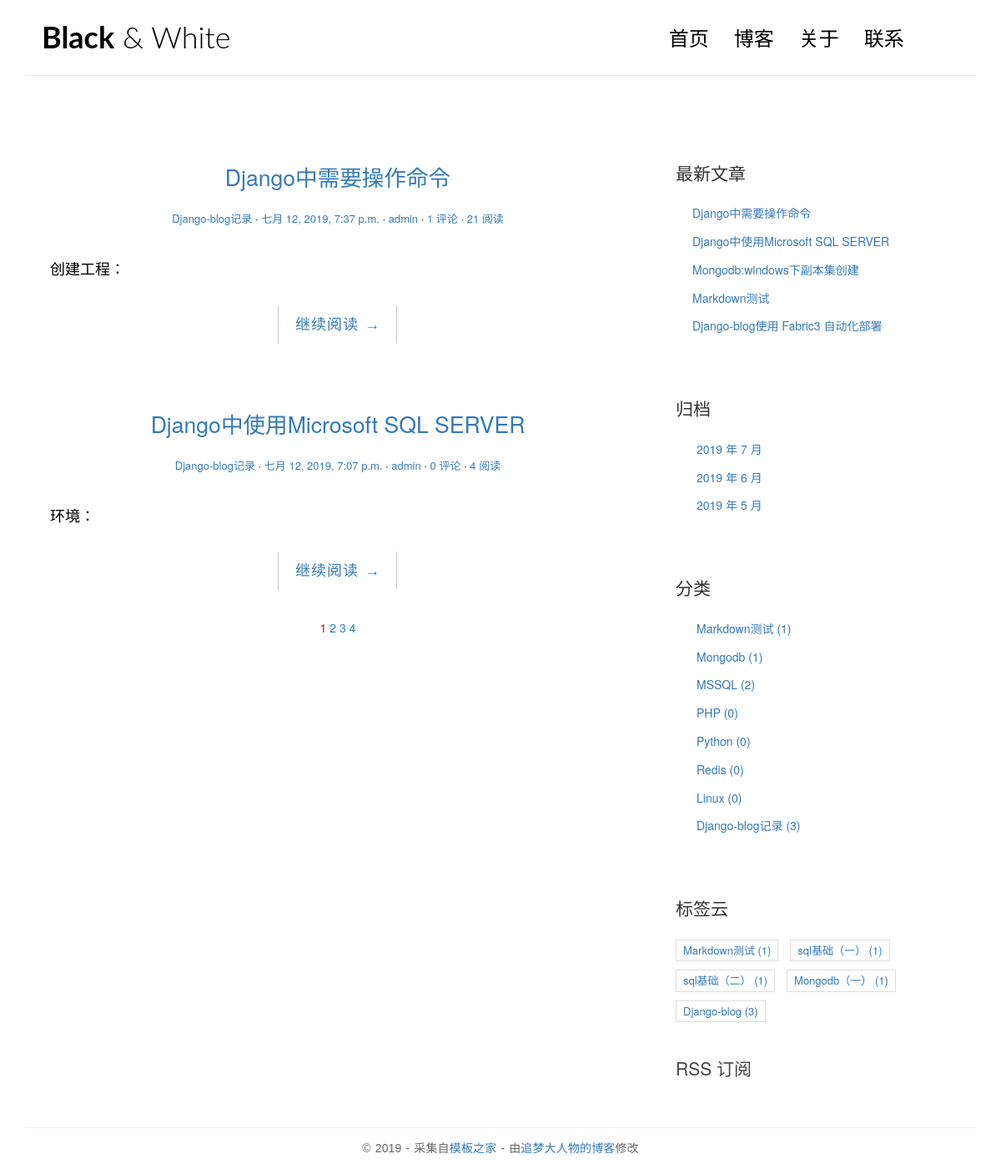
The page / on the database its author committed.
### blog/models.py (models this page shows, shortened)
class Post(models.Model):
	title=models.CharField(max_length=70)
	body=models.TextField()
	created_time=models.DateTimeField()
	modified_time=models.DateTimeField()
	excerpt=models.CharField(max_length=200,blank=True)
	category=models.ForeignKey(Category)
	tags=models.ManyToManyField(Tag,blank=True)
	author=models.ForeignKey(User)
	views = models.PositiveIntegerField(default=0)
	def get_absolute_url(self):
		return reverse('blog:detail', kwargs={'pk': self.pk})
	class Meta:
		ordering = ['-created_time']

class Category(models.Model):
	name=models.CharField(max_length=100)

class Tag(models.Model):
	name=models.CharField(max_length=100)

### blog/views.py (the view)
# urls.py: url(r'^$', views.IndexView.as_view(), name='index'),
class IndexView(ListView):
	model = Post
	template_name = 'blog/index.html'
	context_object_name = 'post_list'
	paginate_by = 2
	def get_context_data(self, **kwargs):
		context = super().get_context_data(**kwargs)
		paginator = context.get('paginator')
		page = context.get('page_obj')
		is_paginated = context.get('is_paginated')
		pagination_data = self.pagination_data(paginator, page, is_paginated)
		context.update(pagination_data)
		return context
	def pagination_data(self, paginator, page, is_paginated):
		if not is_paginated:
			return {}
		left = []
		right = []
		left_has_more = False
		right_has_more = False
		first = False
		last = False
		page_number = page.number
		total_pages = paginator.num_pages
		page_range = paginator.page_range
		left = page_range[(page_number - 3) if (page_number - 3) > 0 else 0:
						(page_number - 1) if (page_number - 1) > 0 else 0]
		right = page_range[page_number:page_number + 2]
		if right:
			if right[-1] < total_pages:
				last = True
			if right[-1] < total_pages - 1:
				right_has_more = True
		if left:
			if left[0] > 1:
				first = True
			if left[0] > 2:
				left_has_more = True
		data = {'left': left,
	 			'right': right,
				'left_has_more': left_has_more,
				'right_has_more': right_has_more,
				'first': first,
				'last': last,}
		return data

### blog/templatetags/blog_tags.py (called while the page is built)
@register.simple_tag
def get_recent_posts(num=5):
	return Post.objects.all().order_by('-created_time')[:num]

@register.simple_tag
def archives():
	return Post.objects.dates('created_time','month',order='DESC')

@register.simple_tag
def get_categories():
	return Category.objects.all

@register.filter
def get_excerpt(excerpt,body):
	if not excerpt:
		new_excerpt = markdown.markdown(body[:10],extensions=['extra', 'codehilite', 'toc'])
		return new_excerpt
	else:
		return excerpt

@register.simple_tag
def get_tags():
	return Tag.objects.all

### templates/blog/index.html (shortened to what this page needs)
{% extends 'base.html' %}
{% load blog_tags %}
		{% block main %}
            {% for post in post_list %}
                <article class="post post-{{ post.pk }}">
                    <header class="entry-header">
                        <h1 class="entry-title">
                            <a href="{{ post.get_absolute_url }}">{{ post.title }}</a>
                        </h1>
                        <div class="entry-meta">
                            <span class="post-category"><a href="#">{{ post.category.name }}</a></span>
                            <span class="post-date"><a href="#"><time class="entry-date"
                                                                      datetime="{{ post.created_time }}">{{ post.created_time }}</time></a></span>
                            <span class="post-author"><a href="#">{{ post.author }}</a></span>
                            <span class="comments-link"><a href="#">{{ post.comment_set.count }} 评论</a></span>
                            <span class="views-count"><a href="#">{{ post.views }} 阅读</a></span>
                        </div>
                    </header>
                    <div class="entry-content clearfix">
                        <p>{{ post.excerpt | get_excerpt:post.body|safe }}</p>
                        <div class="read-more cl-effect-14">
                            <a href="{{ post.get_absolute_url }}" class="more-link">继续阅读 <span class="meta-nav">→</span></a>
                        </div>
                    </div>
                </article>
			{% empty %}
			<div class="no-post">暂时还没有发布的文章！</div>
			{% endfor %}
    {% if is_paginated %}
    <div class="text-center">
    <div class="pagination">
      <a class="current-page" href="?page={{ page_obj.number }}" style="color: red">{{ page_obj.number }}</a>
      {% if right %}
        {% for i in right %}
            <a href="?page={{ i }}">{{ i }}</a>
        {% endfor %}
      {% endif %}
      {% if last %}
        <a href="?page={{ paginator.num_pages }}">{{ paginator.num_pages }}</a>
      {% endif %}
    </div>
    </div>
    {% endif %}
        {% endblock main %}

### templates/base.html (shortened to what this page needs)
{% load staticfiles %}
{% load blog_tags %}
<!DOCTYPE html>
<html>
<head>
    <link rel="stylesheet" href="http://code.ionicframework.com/ionicons/2.0.1/css/ionicons.min.css">
    <link rel="stylesheet" href="{% static 'blog/css/pace.css' %}">
    <link rel="stylesheet" href="{% static 'blog/css/custom.css' %}">
    <link rel="stylesheet" href="{% static 'blog/css/highlights/github.css' %}">
     <link href="https://cdn.bootcss.com/bootstrap/3.3.7/css/bootstrap.min.css" rel="stylesheet">
</head>
<body>
<div class="container">
    <header id="site-header">
        <div class="row">
            <div class="col-md-4 col-sm-5 col-xs-8">
                <div class="logo">
                    <h1><a href="{% url 'blog:index' %}"><b>Black</b> &amp; White</a></h1>
                </div>
            </div>
            <div class="col-md-8 col-sm-7 col-xs-4">
                <nav class="main-nav" role="navigation">
                    <div class="collapse navbar-collapse" id="bs-example-navbar-collapse-1">
                        <ul class="nav navbar-nav navbar-right">
                            <li class="cl-effect-11"><a href="{% url 'blog:index' %}" data-hover="首页">首页</a></li>
                            <li class="cl-effect-11"><a href="full-width.html" data-hover="博客">博客</a></li>
                            <li class="cl-effect-11"><a href="about.html" data-hover="关于">关于</a></li>
                            <li class="cl-effect-11"><a href="contact.html" data-hover="联系">联系</a></li>
                        </ul>
                    </div>
                </nav>
            </div>
        </div>
    </header>
</div>
<div class="content-body">
    <div class="container">
        <div class="row">
            <main class="col-md-8">
            {% block main %}
            {% endblock main %}
            </main>
            <aside class="col-md-4">
             <div class="widget widget-recent-posts">
                    <h3 class="widget-title">最新文章</h3>
                    {% get_recent_posts as recent_post_list %}
                    <ul>
                        {% for post in recent_post_list %}
                        <li>
                            <a href="{{ post.get_absolute_url }}">{{ post.title }}</a>
                        </li>
                        {% empty %}
                        暂无文章！
                        {% endfor %}
                    </ul>
                </div>
                <div class="widget widget-archives">
                    <h3 class="widget-title">归档</h3>
                    {% archives as date_list %}
                    <ul>
                        {% for date in date_list %}
                        <li>
                            <a href="{% url 'blog:archives' date.year date.month %}">
                            {{ date.year }} 年 {{ date.month }} 月</a>
                        </li>
                        {% empty %}
                        暂无归档！
                        {% endfor %}
                    </ul>
                </div>
                <div class="widget widget-category">
                    <h3 class="widget-title">分类</h3>
                    {% get_categories as category_list %}
                    <ul>
                        {% for category in category_list %}
                        <li>
                            <a href="{% url 'blog:category' category.pk %}">{{ category.name }} <span class="post-count">({{ category.post_set.count }})</span></a>
                        </li>
                        {% empty %}
                        暂无分类！
                        {% endfor %}
                    </ul>
                </div>
<div class="widget widget-tag-cloud">
 <h3 class="widget-title">标签云</h3>
  {% get_tags as tag_list %}
  <ul>
    {% for tag in tag_list %}
    <li>
      <a href="{% url 'blog:tag' tag.pk %}">{{ tag.name }} ({{ tag.post_set.count }})</a>
    </li>
    {% empty %}
    暂无标签！
    {% endfor %}
  </ul>
</div>
                <div class="rss">
                    <a href=""> RSS 订阅</a>
                </div>
            </aside>
        </div>
    </div>
</div>
<footer id="site-footer">
    <div class="container">
        <div class="row">
            <div class="col-md-12">
                <p class="copyright">&copy 2019 - 采集自<a href="http://www.cssmoban.com/"
                                                        target="_blank" title="模板之家">模板之家</a>
                    - 由<a href="http://zmrenwu.com/" title="网页模板" target="_blank">追梦大人物的博客</a>修改
                </p>
            </div>
        </div>
    </div>
</footer>
</body>
</html>

### blog/static/blog/css/custom.css (style rules this page uses)
* { outline: none; }
h1, h2, h3, h4, h5, h6 { margin-top: 0; }
b { font-weight: 400; }
a { color: #333; }
body { color: #444; font-family: 'Lato', sans-serif; }
p { font-family: 'Ubuntu', sans-serif; font-weight: 400; word-spacing: 1px; letter-spacing: 0.01em; }
#site-header { background-color: #FFF; padding: 25px 20px; margin-bottom: 40px; border-bottom: 1px solid #e7e7e7; }
.logo h1 a { color: #000; }
.logo h1 { margin: 0; font-family: 'Lato', sans-serif; font-weight: 300; }
.main-nav { margin-top: 11px; max-width: 95%; }
.main-nav a { color: #000000 !important; padding: 0 0 5px 0 !important; margin-right: 30px; font-family: 'Lato', sans-serif; font-weight: 300; font-size: 24px; }
.cl-effect-11 a { padding: 10px 0; color: #0972b4; text-shadow: none; }
.cl-effect-11 a::before { position: absolute; top: 0; left: 0; overflow: hidden; padding: 0 0 5px 0 !important; max-width: 0; border-bottom: 1px solid #000; color: #000; content: attr(data-hover); white-space: nowrap; -webkit-transition: max-width 0.5s; -moz-transition: max-width 0.5s; transition: max-width 0.5s; }
.content-body { padding-bottom: 4em; }
.post { background: #fff; padding: 30px 30px 0; }
.entry-title { text-align: center; font-size: 1.9em; margin-bottom: 20px; line-height: 1.6; padding: 10px 20px 0; }
.entry-meta { text-align: center; color: #DDDDDD; font-size: 13px; margin-bottom: 30px; }
.entry-content { font-size: 18px; line-height: 1.9; font-weight: 300; color: #000; }
.post-category::after, .post-date::after, .post-author::after, .comments-link::after { content: ' ·'; color: #000; }
.read-more { font-family: 'Ubuntu', sans-serif; font-weight: 400; word-spacing: 1px; letter-spacing: 0.01em; text-align: center; margin-top: 20px; }
.cl-effect-14 a { padding: 0 20px; height: 45px; line-height: 45px; position: relative; display: inline-block; margin: 15px 25px; letter-spacing: 1px; font-weight: 400; text-shadow: 0 0 1px rgba(255, 255, 255, 0.3); }
.cl-effect-14 a::before, .cl-effect-14 a::after { position: absolute; width: 45px; height: 1px; background: #C3C3C3; content: ''; -webkit-transition: all 0.3s; -moz-transition: all 0.3s; transition: all 0.3s; pointer-events: none; }
.cl-effect-14 a::before { top: 0; left: 0; -webkit-transform: rotate(90deg); -moz-transform: rotate(90deg); transform: rotate(90deg); -webkit-transform-origin: 0 0; -moz-transform-origin: 0 0; transform-origin: 0 0; }
.cl-effect-14 a::after { right: 0; bottom: 0; -webkit-transform: rotate(90deg); -moz-transform: rotate(90deg); transform: rotate(90deg); -webkit-transform-origin: 100% 0; -moz-transform-origin: 100% 0; transform-origin: 100% 0; }
.widget { background: #fff; padding: 30px 0 0; }
.widget-title { font-size: 1.5em; margin-bottom: 20px; line-height: 1.6; padding: 10px 0 0; font-weight: 400; }
.widget-recent-posts ul { padding: 0; margin: 0; padding-left: 20px; }
.widget-recent-posts ul li { list-style-type: none; position: relative; line-height: 170%; margin-bottom: 10px; }
.widget-recent-posts ul li::before { content: '\f3d3'; font-family: "Ionicons"; position: absolute; left: -17px; top: 3px; font-size: 16px; color: #000; }
.widget-archives ul { padding: 0; margin: 0; padding-left: 25px; }
.widget-archives ul li { list-style-type: none; position: relative; line-height: 170%; margin-bottom: 10px; }
.widget-archives ul li::before { content: '\f3f3'; font-family: "Ionicons"; position: absolute; left: -25px; top: 1px; font-size: 16px; color: #000; }
.widget-category ul { padding: 0; margin: 0; padding-left: 25px; }
.widget-category ul li { list-style-type: none; position: relative; line-height: 170%; margin-bottom: 10px; }
.widget-category ul li::before { content: '\f3fe'; font-family: "Ionicons"; position: absolute; left: -25px; top: 1px; font-size: 18px; color: #000; }
.widget-tag-cloud ul { padding: 0; margin: 0; margin-right: -10px; }
.widget-tag-cloud ul li { list-style-type: none; font-size: 13px; display: inline-block; margin-right: 10px; margin-bottom: 10px; padding: 3px 8px; border: 1px solid #ddd; }
.rss { font-size: 21px; margin-top: 30px; }
.rss a { color: #444; }
#site-footer { padding-top: 10px; padding: 0 0 1.5em 0; }
.copyright { text-align: center; padding-top: 1em; margin: 0; border-top: 1px solid #eee; color: #666; }

### rows shown on the page
Post: title "Django中需要操作命令", category.name "Django-blog记录", created_time "七月 12, 2019, 7:37 p.m.", author "admin", comment_set.count "1", views "21", excerpt|get_excerpt "创建工程："
Post: title "Django中使用Microsoft SQL SERVER", category.name "Django-blog记录", created_time "七月 12, 2019, 7:07 p.m.", author "admin", comment_set.count "0", views "4", excerpt|get_excerpt "环境："
Post: title "Mongodb:windows下副本集创建"
Post: title "Markdown测试"
Post: title "Django-blog使用 Fabric3 自动化部署"
Category: name "Markdown测试", post_set.count "1"
Category: name "Mongodb", post_set.count "1"
Category: name "MSSQL", post_set.count "2"
Category: name "PHP", post_set.count "0"
Category: name "Python", post_set.count "0"
Category: name "Redis", post_set.count "0"
Category: name "Linux", post_set.count "0"
Category: name "Django-blog记录", post_set.count "3"
Tag: name "Markdown测试", post_set.count "1"
Tag: name "sql基础（一）", post_set.count "1"
Tag: name "sql基础（二）", post_set.count "1"
Tag: name "Mongodb（一）", post_set.count "1"
Tag: name "Django-blog", post_set.count "3"

### other values the page prints
{{ page_obj.number }} "1"
{{ i }} "2" "3"
{{ paginator.num_pages }} "4"
{{ date.year }} "2019" "2019" "2019"
{{ date.month }} "7" "6" "5"
